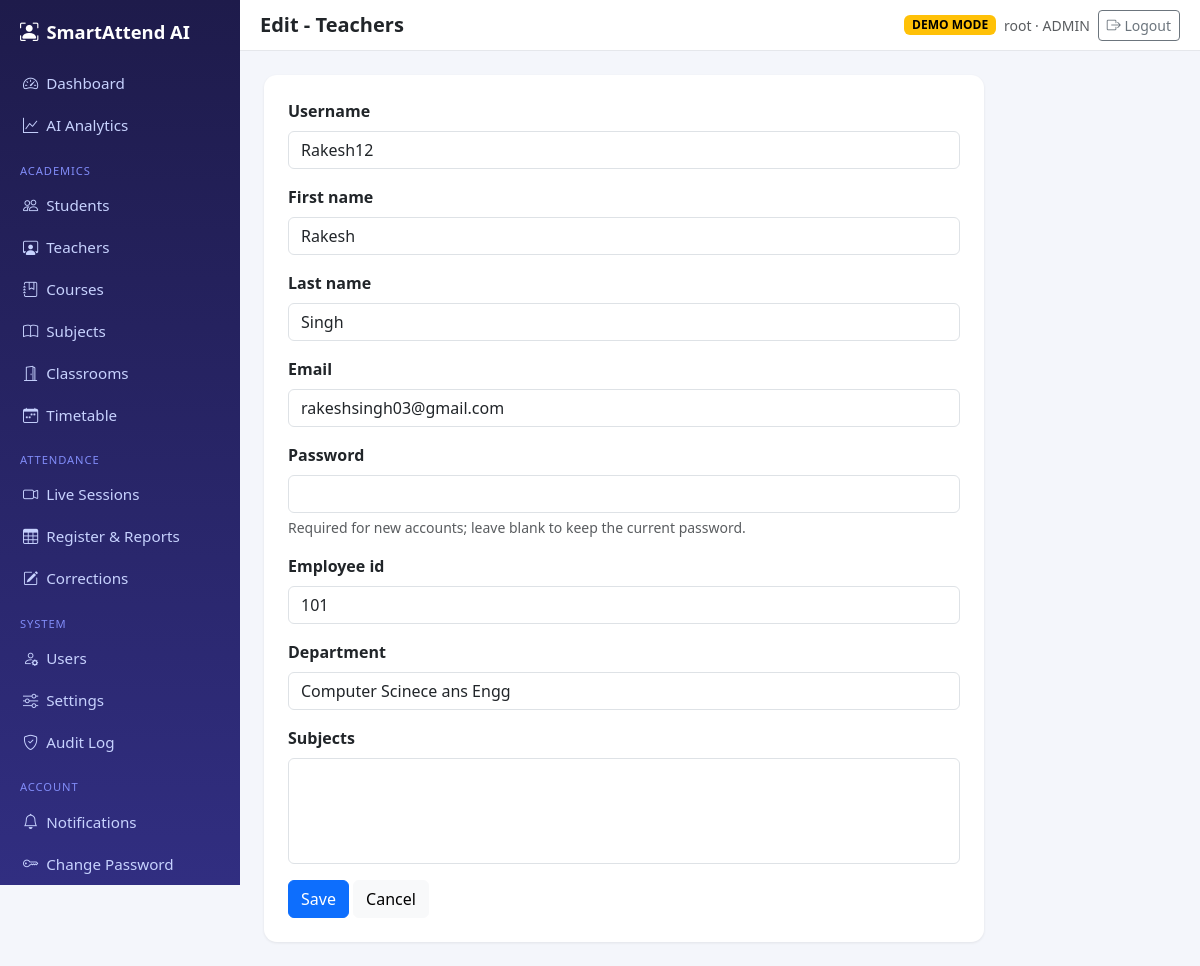
The app's page /manage/teachers/1/edit/ (signed in) with its own data.
### apps/accounts/models.py (models this page shows, shortened)
class User(AbstractUser):
    ADMIN, TEACHER, STUDENT = "ADMIN", "TEACHER", "STUDENT"
    ROLES = [(ADMIN, "Admin"), (TEACHER, "Teacher"), (STUDENT, "Student")]
    role = models.CharField(max_length=10, choices=ROLES, default=STUDENT, db_index=True)
    phone = models.CharField(max_length=20, blank=True)

### apps/academics/models.py (models this page shows, shortened)
class Teacher(models.Model):
    user = models.OneToOneField(settings.AUTH_USER_MODEL, on_delete=models.CASCADE, related_name="teacher")
    employee_id = models.CharField(max_length=30, unique=True)
    department = models.CharField(max_length=100, blank=True)
    subjects = models.ManyToManyField(Subject, blank=True, related_name="teachers")
    class Meta:
        ordering = ["employee_id"]

### apps/academics/views.py (the view, shortened to what this page needs)
# urls.py: path("<str:key>/<int:pk>/edit/", views.crud_edit, name="crud_edit"),
@admin_required
def crud_edit(request, key, pk=None):
    c = _cfg(key)
    obj = get_object_or_404(c["model"], pk=pk) if pk else None
    form = c["form"](request.POST or None, instance=obj)
    return render(request, "crud/form.html", {"cfg": c, "key": key, "form": form, "obj": obj})

### apps/academics/forms.py
class TeacherForm(_UserBackedForm):
    ROLE = "TEACHER"
    class Meta:
        model = Teacher
        fields = ["employee_id", "department", "subjects"]

### apps/academics/forms.py (called while the page is built)
    def _style(self):
        for f in self.fields.values():
            w = f.widget
            if isinstance(w, forms.CheckboxInput):
                w.attrs["class"] = "form-check-input"
            elif isinstance(w, (forms.Select, forms.SelectMultiple)):
                w.attrs["class"] = "form-select"
            else:
                w.attrs["class"] = "form-control"

### apps/academics/views.py (called while the page is built)
def _cfg(key):
    if key not in CONFIG:
        from django.http import Http404
        raise Http404
    return CONFIG[key]

### apps/core/context_processors.py (called while the page is built)
def globals(request):
    ctx = {"DEMO_MODE": settings.DEMO_MODE, "PROJECT_NAME": "SmartAttend AI"}
    u = getattr(request, "user", None)
    if u is not None and u.is_authenticated:
        ctx["unread_count"] = u.notifications.filter(is_read=False).count()
        ctx["eff_role"] = "ADMIN" if u.is_superuser else u.role
    return ctx

### templates/crud/form.html (shortened to what this page needs)
{% extends "base.html" %}{% block title %}{{ cfg.title }}{% endblock %}{% block heading %}{% if obj %}Edit{% else %}New{% endif %} - {{ cfg.title }}{% endblock %}
{% block content %}<div class="card p-4" style="max-width:720px"><form method="post" novalidate>{% csrf_token %}
{% for f in form %}<div class="mb-3">{% if f.field.widget.input_type == 'checkbox' %}<div class="form-check">{{ f }} <label class="form-check-label" for="{{ f.id_for_label }}">{{ f.label }}</label></div>{% else %}<label class="form-label fw-semibold" for="{{ f.id_for_label }}">{{ f.label }}</label>{{ f }}{% endif %}
{% if f.help_text %}<div class="form-text">{{ f.help_text }}</div>{% endif %}{% for e in f.errors %}<div class="text-danger small">{{ e }}</div>{% endfor %}</div>{% endfor %}
<button class="btn btn-primary">Save</button> <a class="btn btn-light" href="{% url 'crud_list' key %}">Cancel</a></form></div>{% endblock %}

### templates/base.html (shortened to what this page needs)
{% load static core_extras %}<!doctype html>
<html lang="en"><head>
<link href="https://cdn.jsdelivr.net/npm/bootstrap@5.3.3/dist/css/bootstrap.min.css" rel="stylesheet">
<link href="https://cdn.jsdelivr.net/npm/bootstrap-icons@1.11.3/font/bootstrap-icons.css" rel="stylesheet">
<link href="{% static 'css/app.css' %}" rel="stylesheet">
</head><body>
<aside class="sidebar" id="sidebar">
  <a class="brand" href="{% url 'dashboard' %}"><i class="bi bi-person-bounding-box me-2"></i>{{ PROJECT_NAME }}</a>
  <nav class="nav flex-column">
  {% if eff_role == "ADMIN" %}
    <a class="nav-link" href="{% url 'admin_dashboard' %}"><i class="bi bi-speedometer2 me-2"></i>Dashboard</a>
    <a class="nav-link" href="{% url 'analytics' %}"><i class="bi bi-graph-up me-2"></i>AI Analytics</a>
    <div class="nav-section">Academics</div>
    <a class="nav-link" href="{% url 'crud_list' 'students' %}"><i class="bi bi-people me-2"></i>Students</a>
    <a class="nav-link" href="{% url 'crud_list' 'teachers' %}"><i class="bi bi-person-workspace me-2"></i>Teachers</a>
    <a class="nav-link" href="{% url 'crud_list' 'courses' %}"><i class="bi bi-journal-bookmark me-2"></i>Courses</a>
    <a class="nav-link" href="{% url 'crud_list' 'subjects' %}"><i class="bi bi-book me-2"></i>Subjects</a>
    <a class="nav-link" href="{% url 'crud_list' 'classrooms' %}"><i class="bi bi-door-open me-2"></i>Classrooms</a>
    <a class="nav-link" href="{% url 'crud_list' 'timetables' %}"><i class="bi bi-calendar-week me-2"></i>Timetable</a>
    <div class="nav-section">Attendance</div>
    <a class="nav-link" href="{% url 'teacher_dashboard' %}"><i class="bi bi-camera-video me-2"></i>Live Sessions</a>
    <a class="nav-link" href="{% url 'register' %}"><i class="bi bi-table me-2"></i>Register &amp; Reports</a>
    <a class="nav-link" href="{% url 'corrections_admin' %}"><i class="bi bi-pencil-square me-2"></i>Corrections</a>
    <div class="nav-section">System</div>
    <a class="nav-link" href="{% url 'crud_list' 'users' %}"><i class="bi bi-person-gear me-2"></i>Users</a>
    <a class="nav-link" href="{% url 'system_settings' %}"><i class="bi bi-sliders me-2"></i>Settings</a>
    <a class="nav-link" href="{% url 'audit_log' %}"><i class="bi bi-shield-check me-2"></i>Audit Log</a>
  {% elif eff_role == "STUDENT" %}
    <a class="nav-link" href="{% url 'student_dashboard' %}"><i class="bi bi-house me-2"></i>My Dashboard</a>
  {% endif %}
    <div class="nav-section">Account</div>
    <a class="nav-link" href="{% url 'notifications' %}"><i class="bi bi-bell me-2"></i>Notifications{% if unread_count %} <span class="badge bg-danger">{{ unread_count }}</span>{% endif %}</a>
    <a class="nav-link" href="{% url 'password_change' %}"><i class="bi bi-key me-2"></i>Change Password</a>
  </nav>
</aside>
<div class="main">
  <div class="topbar d-flex align-items-center justify-content-between">
    <h5 class="mb-0 fw-semibold">{% block heading %}{% endblock %}</h5>
    <div class="d-flex align-items-center gap-2">
      {% if DEMO_MODE %}<span class="badge text-bg-warning">DEMO MODE</span>{% endif %}
      <span class="text-muted small d-none d-md-inline">{{ request.user.get_full_name|default:request.user.username }} · {{ eff_role }}</span>
      <form method="post" action="{% url 'logout' %}">{% csrf_token %}<button class="btn btn-sm btn-outline-secondary"><i class="bi bi-box-arrow-right"></i> Logout</button></form>
    </div>
  </div>
  <div class="p-3 p-lg-4">
    {% block content %}{% endblock %}
  </div>
</div>
</body></html>

### static/css/app.css (style rules this page uses)
:root { --sb:#1e1b4b;--ac:#4f46e5 }
body { background:#f4f6fb;font-family:system-ui,-apple-system,"Segoe UI",Roboto,sans-serif }
.sidebar { width:240px;min-height:100vh;background:linear-gradient(180deg,#1e1b4b,#312e81);position:fixed;top:0;left:0;z-index:1030;transition:transform .2s }
.sidebar .brand { color:#fff;font-weight:700;font-size:1.15rem;padding:1.1rem 1.25rem;display:block;text-decoration:none }
.sidebar .nav-link { color:#c7d2fe;padding:.6rem 1.25rem;border-left:3px solid transparent;font-size:.95rem }
.sidebar .nav-section { color:#818cf8;font-size:.7rem;text-transform:uppercase;letter-spacing:.08em;padding:1rem 1.25rem .3rem }
.main { margin-left:240px;min-height:100vh }
.topbar { background:#fff;border-bottom:1px solid #e5e7eb;padding:.6rem 1.25rem;position:sticky;top:0;z-index:1020 }
.card { border:0;box-shadow:0 1px 3px rgba(0,0,0,.08);border-radius:.8rem }

### records on screen
User: user.get_full_name "root"
User: form "Rakesh12" "Rakesh" "Singh" "rakeshsingh03@gmail.com"
Teacher: form "101" "Computer Scinece ans Engg"

### other values on screen
{{ PROJECT_NAME }} "SmartAttend AI"
{{ cfg.title }} "Teachers"
{{ eff_role }} "ADMIN"
{{ f.label }} "Username" "First name" "Last name" "Email" "Password" "Employee id" "Department" "Subjects"
{{ f.help_text }} "Required for new accounts; leave blank to keep the current password."
